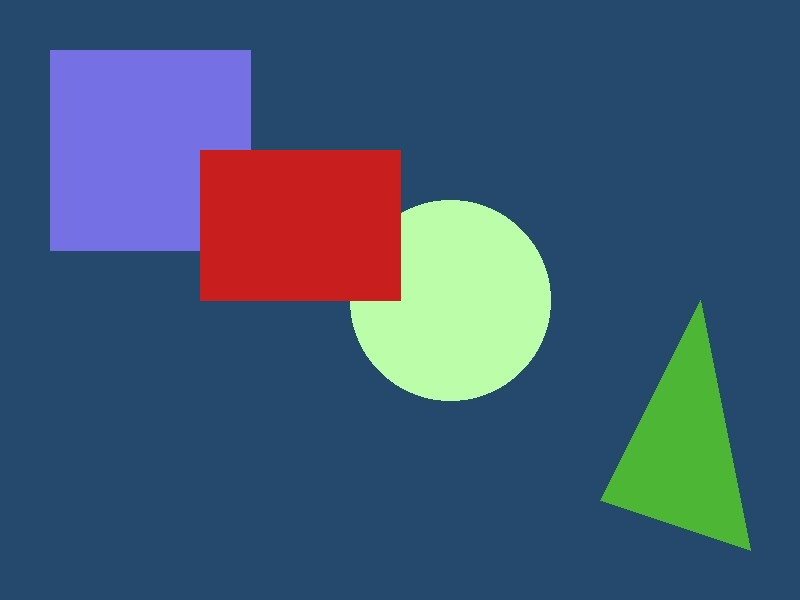
#> input picture edited_test.jpg, 800 x 600 px
$ python -i noise.py   (imports and definitions only)
#> lines starting #> are read from the running program, lines starting #| are printed output that depends on the picture
#> further down, picture is the input picture: PIL image 800x600 RGB; mean R, G, B 63.6, 87.9, 114.2
"""
Noise Residual and Error Level Analysis (ELA) Feature Extractor (Eye 3)
Extracts:
1. High-pass noise residual (image minus 3x3 median filter)
2. Per-patch standard deviation and kurtosis on an 8x8 spatial grid
3. Global noise residual statistics (mean, std, skew, kurtosis)
4. ELA (Error Level Analysis) variance across compression levels
"""
import io
import numpy as np
from PIL import Image, ImageFilter
from scipy.stats import kurtosis, skew
from ml.config import NOISE_GRID_PATCHES
from ml.features.crop_util import get_fixed_crops

def compute_ela_residual(image: Image.Image, quality: int = 90) -> np.ndarray:
    """Computes Error Level Analysis residual array."""
    rgb = image.convert("RGB")
    buf = io.BytesIO()
    rgb.save(buf, format="JPEG", quality=quality)
    buf.seek(0)
    recompressed = Image.open(buf).convert("RGB")

    arr_orig = np.asarray(rgb, dtype=np.float32)
    arr_recomp = np.asarray(recompressed, dtype=np.float32)
    ela = np.abs(arr_orig - arr_recomp).mean(axis=2) # 2D array
    return ela

def _extract_single_crop_noise(rgb: Image.Image, grid_size: int = NOISE_GRID_PATCHES) -> np.ndarray:
#> called with grid_size = 8
    w, h = rgb.size
#> w = 800; h = 600

    # 1. High-pass residual via median filter subtraction
    blurred = rgb.filter(ImageFilter.MedianFilter(size=3))
    arr_orig = np.asarray(rgb, dtype=np.float32)
    arr_blur = np.asarray(blurred, dtype=np.float32)
    residual = (arr_orig - arr_blur).mean(axis=2) # 2D float array

    # 2. Per-patch grid statistics (grid_size x grid_size)
    patch_w = max(4, w // grid_size)
#> patch_w = 100
    patch_h = max(4, h // grid_size)
#> patch_h = 75

    patch_stds = []
    patch_kurtoses = []

    for gy in range(grid_size):
        for gx in range(grid_size):
            y0, y1 = gy * patch_h, min(h, (gy + 1) * patch_h)
            x0, x1 = gx * patch_w, min(w, (gx + 1) * patch_w)
            if y1 > y0 and x1 > x0:
                patch = residual[y0:y1, x0:x1].flatten()
                p_std = float(np.std(patch))
                p_kurt = float(kurtosis(patch, fisher=True)) if len(patch) > 4 else 0.0
                patch_stds.append(p_std)
                patch_kurtoses.append(p_kurt)
            else:
                patch_stds.append(0.0)
                patch_kurtoses.append(0.0)
#> after the loop, patch_kurtoses = 64 items, first 6: 3230.9, 13.78, 3192.7, nan, nan, nan; patch_stds = 64 values, max 2.83 at index 35, min 0 at index 3, mean 0.602

    patch_stds_arr = np.array(patch_stds, dtype=np.float32)
#> patch_stds_arr has the same summary as patch_stds
    patch_kurt_arr = np.array(patch_kurtoses, dtype=np.float32)
    # Clamp extreme kurtosis outliers
    patch_kurt_arr = np.clip(patch_kurt_arr, -3.0, 30.0)

    # 3. Global noise statistics
    flat_res = residual.flatten()
    glob_mean = float(np.mean(flat_res))
#> glob_mean = -0.000517
    glob_std = float(np.std(flat_res))
#> glob_std = 0.984
    if glob_std < 1e-9 or len(flat_res) <= 3:
        glob_skew = 0.0
    else:
        _gs = skew(flat_res)
        glob_skew = 0.0 if np.isnan(_gs) else float(_gs)
#> glob_skew = 1.65
    if glob_std < 1e-9 or len(flat_res) <= 4:
        glob_kurt = 0.0
    else:
        _gk = kurtosis(flat_res, fisher=True)
        glob_kurt = 0.0 if np.isnan(_gk) else float(_gk)
#> glob_kurt = 1620.7

    # Grid spatial variance (how non-uniform the noise field is)
    grid_std_of_stds = float(np.std(patch_stds_arr))
#> grid_std_of_stds = 0.778
    grid_mean_of_stds = float(np.mean(patch_stds_arr))
#> grid_mean_of_stds = 0.602
    grid_heterogeneity = grid_std_of_stds / (grid_mean_of_stds + 1e-6)
#> grid_heterogeneity = 1.29

    # 4. ELA variance
    ela = compute_ela_residual(rgb, quality=90)
#> in compute_ela_residual, `ela = np.abs(arr_orig - arr_recomp).mean(axis=2)`:
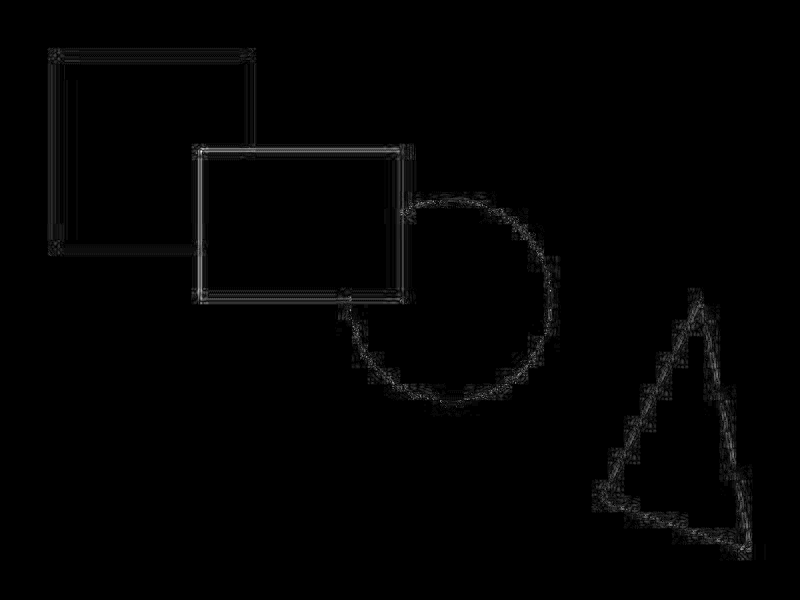
#> ela: shape (600, 800) float32; min 0, max 19, mean 0.183; drawn with min black and max white
    ela_mean = float(np.mean(ela))
#> ela_mean = 0.183
    ela_std = float(np.std(ela))
#> ela_std = 0.767
    ela_variance = float(np.var(ela))
#> ela_variance = 0.588

    # Summary patch features: mean, std, max, min of grid
    summary_features = np.array([
        glob_mean,
        glob_std,
        glob_skew,
        np.clip(glob_kurt, -3.0, 30.0),
        grid_std_of_stds,
        grid_heterogeneity,
        ela_mean,
        ela_std,
        ela_variance,
        float(np.percentile(patch_stds_arr, 10)),
        float(np.percentile(patch_stds_arr, 50)),
        float(np.percentile(patch_stds_arr, 90)),
        float(np.percentile(patch_kurt_arr, 10)),
        float(np.percentile(patch_kurt_arr, 50)),
        float(np.percentile(patch_kurt_arr, 90))
    ], dtype=np.float32)
#> summary_features = [-0.000517, 0.984, 1.65, 30, 0.778, 1.29, 0.183, 0.767, 0.588, 0, 0.154, 1.85, nan, nan, nan]

    summary_features = np.nan_to_num(summary_features, nan=0.0, posinf=0.0, neginf=0.0)
#> summary_features = [-0.000517, 0.984, 1.65, 30, 0.778, 1.29, 0.183, 0.767, 0.588, 0, 0.154, 1.85, 0, 0, 0]
    return summary_features

def extract_noise_features(image: Image.Image, grid_size: int = NOISE_GRID_PATCHES) -> np.ndarray:
    """
    Extracts spatial noise and compression inconsistency features normalized across fixed-size 384x384 crops.
    Ensures full-resolution camera photos and 384px training images produce comparable feature statistics.
    """
    crops = get_fixed_crops(image, crop_size=384, max_crops=5)
    crop_feats = [_extract_single_crop_noise(c.convert("RGB"), grid_size) for c in crops]
    return np.mean(crop_feats, axis=0).astype(np.float32)

>>> from PIL import Image
>>> picture = Image.open('../../edited_test.jpg')
>>> result = _extract_single_crop_noise(picture)
#> result has the same summary as summary_features in _extract_single_crop_noise
